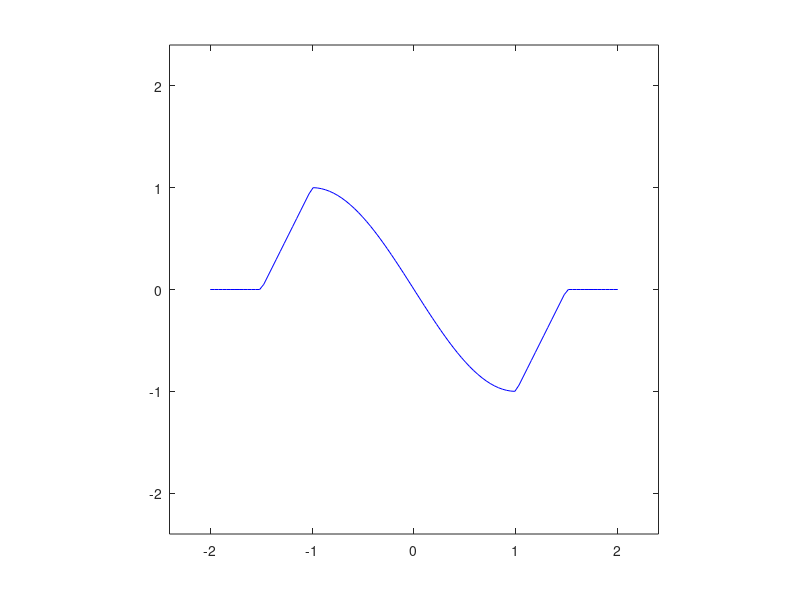

Write MATLAB code to recreate this figure.
%Conor Nailos
%2.2.16
%Plots a piecewise function
clear;clc;clf
%% Paramters
xmin=-2;
xmax=2;
nX=100;
x=linspace(xmin,xmax,nX);

%% Calculation
for(i=1:nX)
    if(x(i)>=-3/2&&x(i)<=-1)
    y(i)=2*x(i)+3;
    elseif(x(i)>-1&&x(i)<1)
    y(i)=-sin((pi*x(i))/2);
    elseif(x(i)>=1&&x(i)<=3/2)
    y(i)=2*x(i)-3;   
    else
    y(i)=0; 
    end      
end
       
%% Plot
 for c=1:nX %idk why, but if you dont halve nT it goes around twice
     plot(x(1:c),y(1:c),'b')
     axis (1.2*[xmin xmax xmin xmax]);
     axis square
 end

